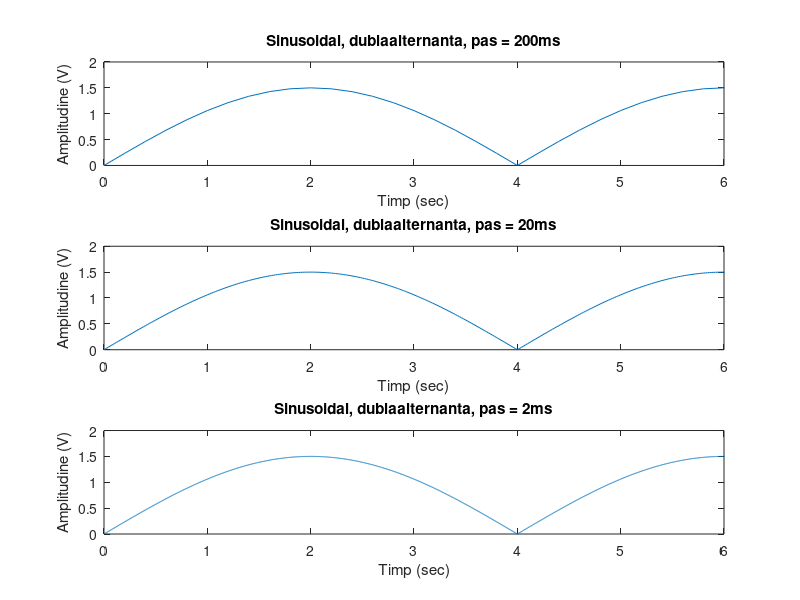

Recreate this plot in MATLAB.
%cream un vector de la 0 la 100 cu pasul 0.2 (rezolutie 200 ms)
t1 = 0 : 0.2 : 100;                   
s1 = abs(1.5 * sin(1 * pi * 0.25 * t1));	%cream un semnal sinusoidal, valorile negative le transformam in pozitive
subplot(3, 1, 1);
plot(t1, s1)	%afisam primul grafic
axis([0 6 0 2]); 	%cream limitele axelor
xlabel('Timp (sec)')	%denumim axa X
ylabel('Amplitudine (V)')
title('Sinusoidal, dublaalternanta, pas = 200ms')

%cream un vector de la 0 la 100 cu pasul 0.02 (rezolutie 20 ms)
t2 = 0 : 0.02 : 100;                   
s2 = abs(1.5 * sin(1 * pi * 0.25 * t2)); 
subplot(3, 1, 2);
plot(t2, s2)
axis([0 6 0 2]);
xlabel('Timp (sec)')
ylabel('Amplitudine (V)')
title('Sinusoidal, dublaalternanta, pas = 20ms')

%cream un vector de la 0 la 100 cu pasul 0.002 (rezolutie 2 ms)
t3 = 0 : 0.002 : 100;                   
s3 = abs(1.5 * sin(1 * pi * 0.25 * t3)); 
subplot(3, 1, 3);
plot(t3, s3)
axis([0 6 0 2]);
xlabel('Timp (sec)')
ylabel('Amplitudine (V)')
title('Sinusoidal, dublaalternanta, pas = 2ms')
